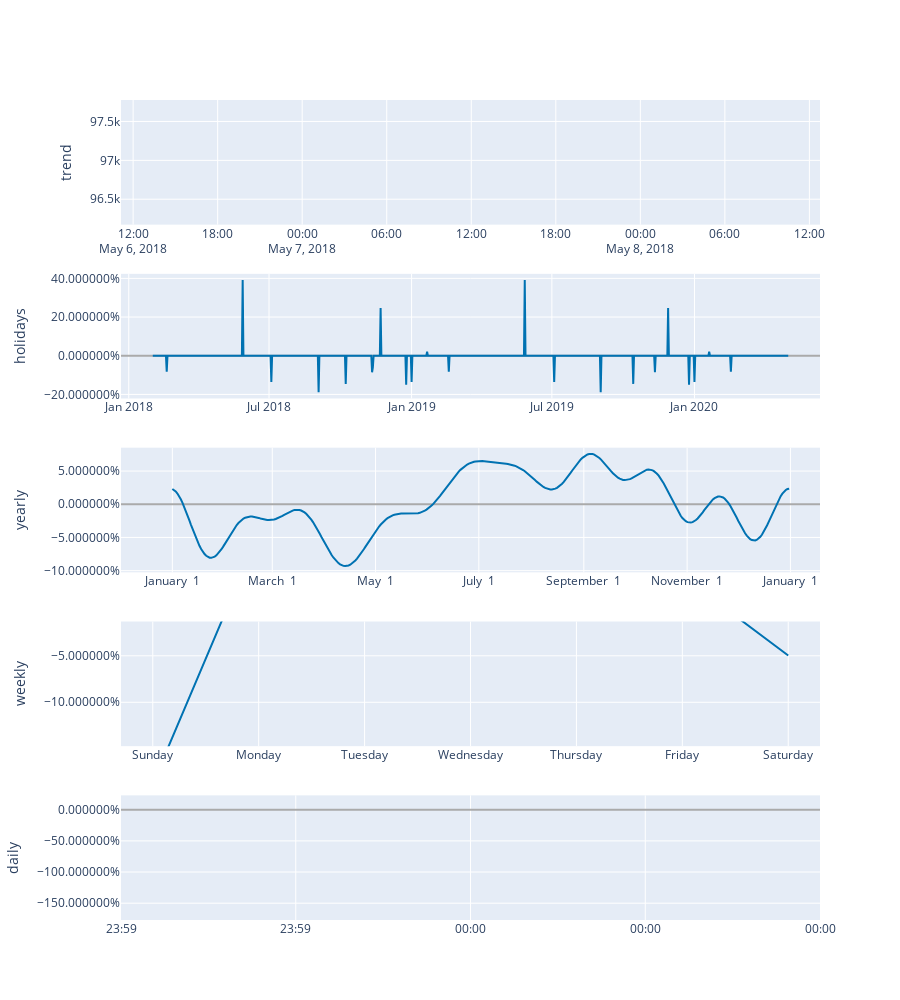

This figure's notebook cell:
### Code cell
from prophet.plot import plot_plotly, plot_components_plotly
plot_components_plotly(final_model,forecast)

### Figure 1 — Plotly figure (JSON) as saved in the notebook; plotly's stock layout.template omitted (floating-point values rounded to 4 significant figures; data arrays with more than 128 entries replaced by an {"elided": "..."} marker saying what was removed)
{"data": [{"line": {"color": "#0072B2", "width": 2}, "mode": "lines", "name": "trend", "type": "scatter", "x": {"elided": "821 str values"}, "xaxis": "x", "y": {"elided": "821 float values"}, "yaxis": "y"}, {"line": {"color": "rgba(0, 114, 178, 0.2)", "width": 0}, "mode": "lines", "name": "trend_upper", "type": "scatter", "x": {"elided": "821 str values"}, "xaxis": "x", "y": {"elided": "821 float values"}, "yaxis": "y"}, {"fill": "tonexty", "fillcolor": "rgba(0, 114, 178, 0.2)", "line": {"color": "rgba(0, 114, 178, 0.2)", "width": 0}, "mode": "lines", "name": "trend_lower", "type": "scatter", "x": {"elided": "821 str values"}, "xaxis": "x", "y": {"elided": "821 float values"}, "yaxis": "y"}, {"line": {"color": "#0072B2", "width": 2}, "mode": "lines", "name": "holidays", "text": {"elided": "821 str values"}, "type": "scatter", "x": {"elided": "821 str values"}, "xaxis": "x2", "y": {"elided": "821 float values"}, "yaxis": "y2"}, {"line": {"color": "#0072B2", "width": 2}, "mode": "lines", "name": "yearly", "type": "scatter", "x": {"elided": "365 str values"}, "xaxis": "x3", "y": {"elided": "365 float values"}, "yaxis": "y3"}, {"line": {"color": "#0072B2", "width": 2}, "mode": "lines", "name": "weekly", "type": "scatter", "x": ["2017-01-01T00:00:00", "2017-01-02T00:00:00", "2017-01-03T00:00:00", "2017-01-04T00:00:00", "2017-01-05T00:00:00", "2017-01-06T00:00:00", "2017-01-07T00:00:00"], "xaxis": "x4", "y": [-0.1874, 0.08117, 0.0502, 0.02373, 0.04636, 0.03573, -0.04974], "yaxis": "y4"}, {"line": {"color": "#0072B2", "width": 2}, "mode": "lines", "name": "daily", "type": "scatter", "x": ["2017-01-01T00:00:00"], "xaxis": "x5", "y": [-0.7695], "yaxis": "y5"}], "layout": {"height": 1000, "showlegend": false, "width": 900, "xaxis": {"anchor": "y", "autorange": false, "domain": [0, 1], "range": ["2018-05-06 11:08:17.9192", "2018-05-08 12:45:09.1386"], "type": "date"}, "xaxis2": {"anchor": "y2", "autorange": false, "domain": [0, 1], "range": ["2017-12-22", "2020-06-11"], "type": "date"}, "xaxis3": {"anchor": "y3", "autorange": false, "domain": [0, 1], "range": ["2016-12-01 16:22:54.2307", "2018-01-18T11:04:57.863013581"], "tickformat": "%B %e", "type": "date"}, "xaxis4": {"anchor": "y4", "domain": [0, 1], "range": ["2016-12-31T16:48:00", "2017-01-07T07:12:00"], "tickformat": "%A", "type": "date"}, "xaxis5": {"anchor": "y5", "domain": [0, 1], "range": ["2017-01-01T00:00:00", "2017-01-01T00:00:00"], "tickformat": "%H:%M", "type": "date"}, "yaxis": {"anchor": "x", "autorange": false, "domain": [0.848, 1], "range": [96170.0, 97780.0], "rangemode": "normal", "title": {"text": "trend"}, "type": "linear", "zerolinecolor": "#AAA"}, "yaxis2": {"anchor": "x2", "autorange": true, "domain": [0.636, 0.788], "hoverformat": ".2%", "range": [-0.2211, 0.4236], "rangemode": "tozero", "tickformat": "%", "title": {"text": "holidays"}, "type": "linear", "zerolinecolor": "#AAA"}, "yaxis3": {"anchor": "x3", "autorange": true, "domain": [0.424, 0.576], "hoverformat": ".2%", "range": [-0.1025, 0.08519], "tickformat": "%", "title": {"text": "yearly"}, "type": "linear", "zerolinecolor": "#AAA"}, "yaxis4": {"anchor": "x4", "autorange": false, "domain": [0.212, 0.364], "hoverformat": ".2%", "range": [-0.1472, -0.0131], "tickformat": "%", "title": {"text": "weekly"}, "type": "linear", "zerolinecolor": "#AAA"}, "yaxis5": {"anchor": "x5", "autorange": true, "domain": [0, 0.152], "hoverformat": ".2%", "range": [-1.77, 0.2305], "tickformat": "%", "title": {"text": "daily"}, "type": "linear", "zerolinecolor": "#AAA"}}}
